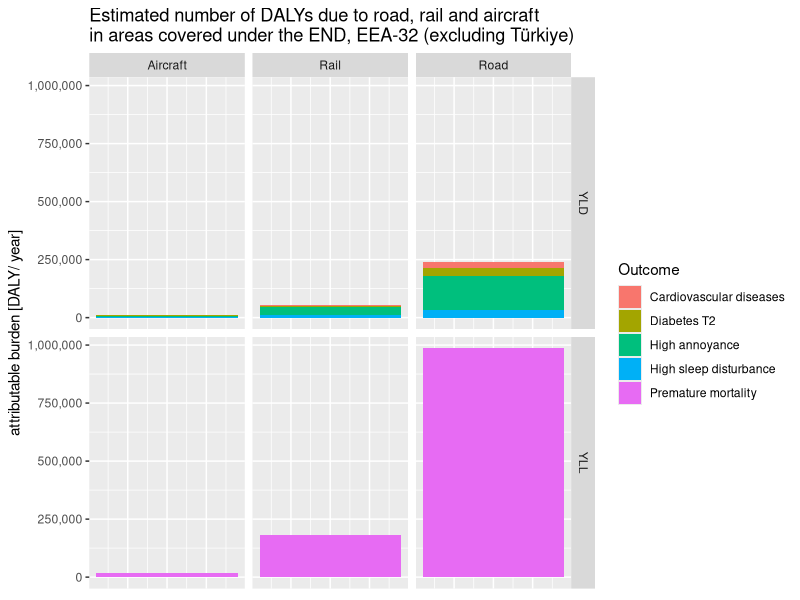
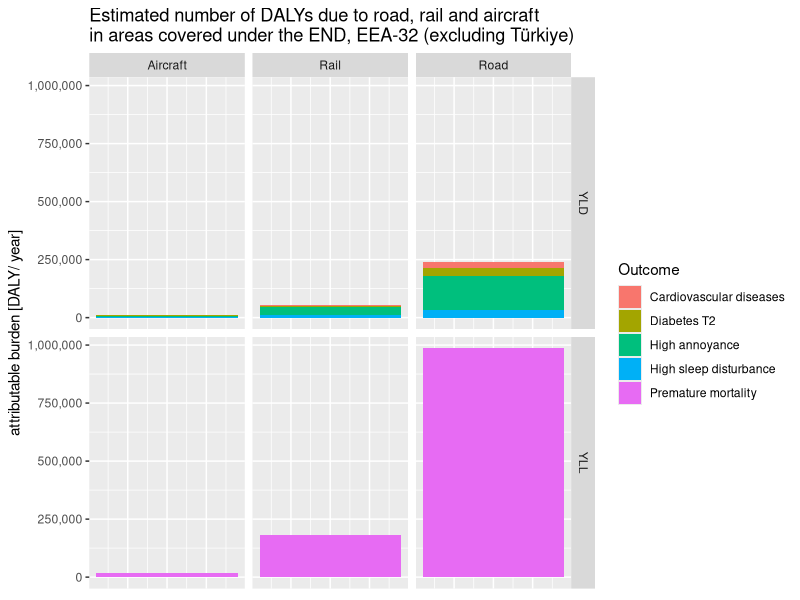

Recreate these plots in R, in order.
library(tidyverse)
library(readxl)
EEA_EBD_result <- read_excel("data/ETCHE/EEA_EBD_result.xlsx")


EEA_EBD_result %>% 
  ggplot(aes(y=value,x=0,
             fill=outcome))+
  geom_col()+
  facet_grid(cols=vars(source),
             rows=vars(metric))+
  labs(y="attributable burden [DALY/ year]",
       fill="Outcome",
       title = "Estimated number of DALYs due to road, rail and aircraft\nin areas covered under the END, EEA-32 (excluding Türkiye)")+
  scale_y_continuous(labels = scales::label_comma())+
  theme(axis.title.x=element_blank(),
        axis.text.x=element_blank(),
        axis.ticks.x=element_blank())
ggsave("plots/EEA_burden_of_noise.png",
       width = 8,
       height = 6)
